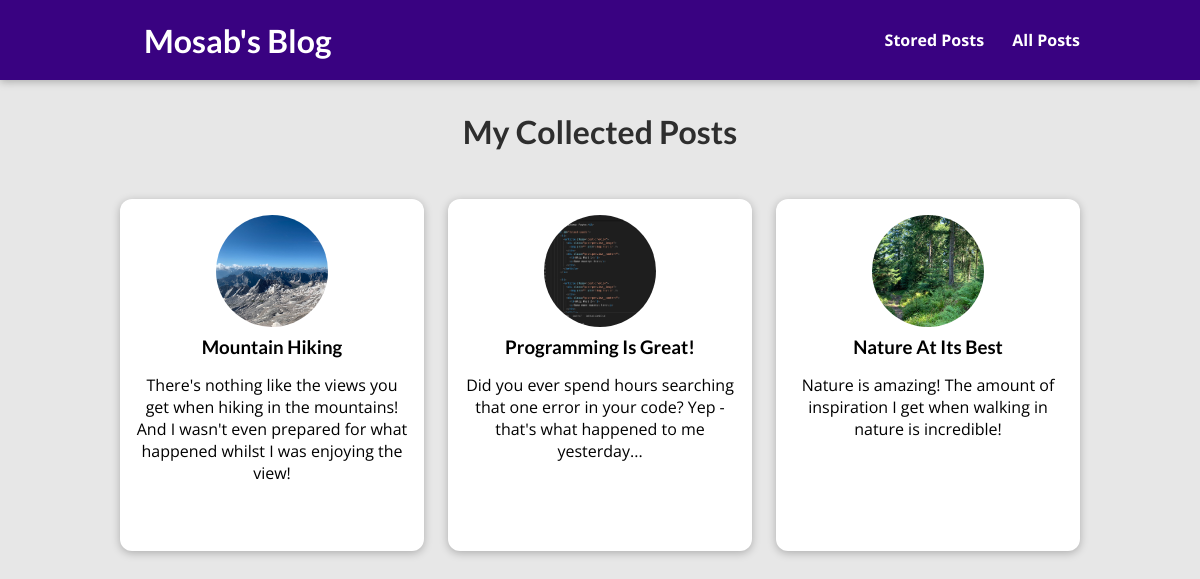
/posts, run on an earlier commit of the app's database.
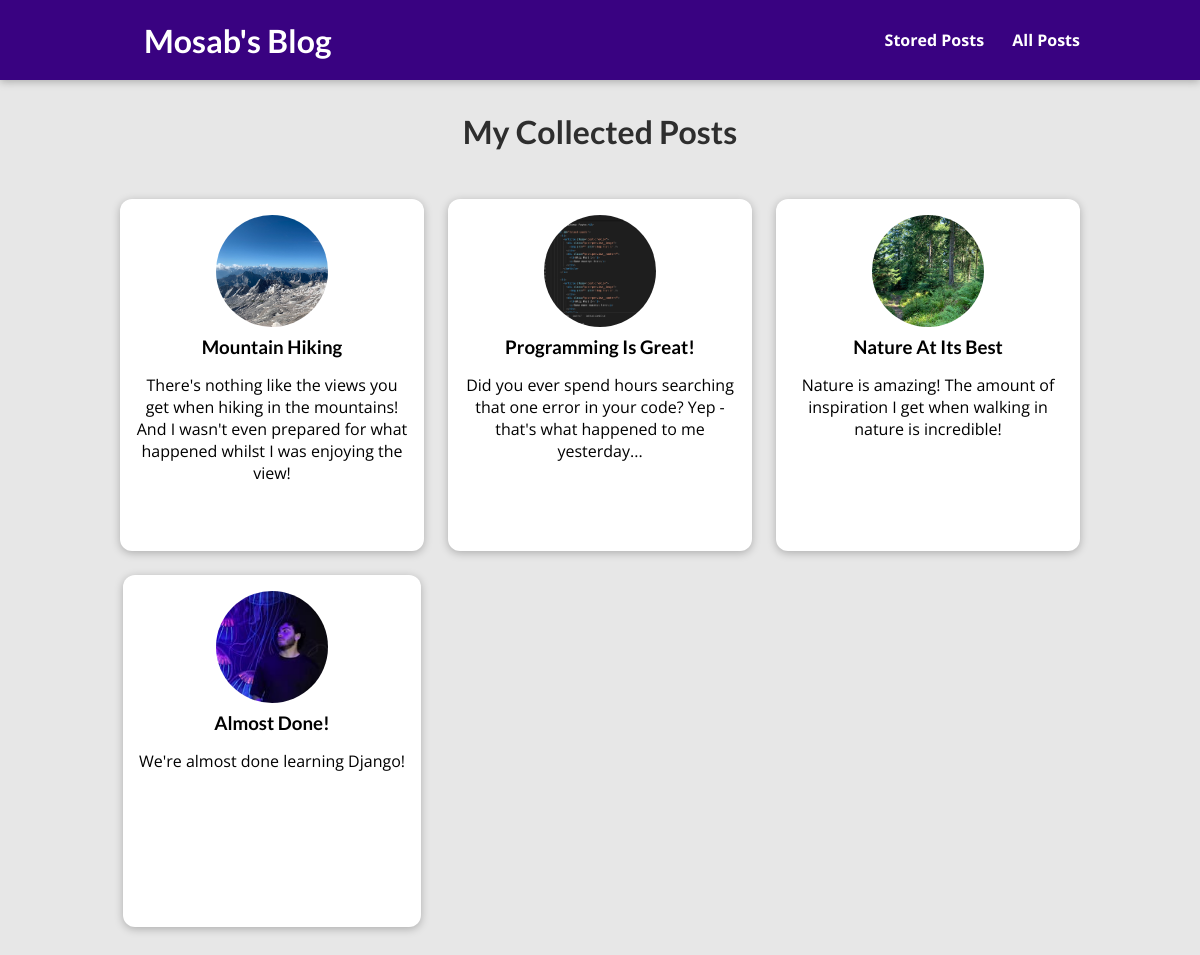
And on a later commit of the database.
### blog/models.py (models this page shows, shortened)
class Post(models.Model):
    title = models.CharField(max_length=150)
    excerpt = models.CharField(max_length=200)
    image = models.ImageField(upload_to="posts", null=True)
    date = models.DateField(auto_now=True)
    slug = models.SlugField(unique=True, db_index=True)
    content = models.TextField(validators=[MinLengthValidator(10)])
    author = models.ForeignKey(
        Author, on_delete=models.SET_NULL, null=True, related_name="posts")
    tags = models.ManyToManyField(Tag)

### blog/views.py (the view)
# urls.py: path('posts', views.AllPostsView.as_view(), name="posts-page"),
class AllPostsView(ListView):
    template_name = "blog/all-posts.html"
    model = Post
    ordering = ["-date"]
    context_object_name = "all_posts"

### blog/templates/blog/all-posts.html (shortened to what this page needs)
{% extends "base.html" %}
{% load static %}
{% block stylesheet %}
  <link rel="stylesheet" href="{% static "blog/post.css" %}" />
  <link rel="stylesheet" href="{% static "blog/all-posts.css" %}" />
{% endblock stylesheet %}
{% block content %}
  <section id="all-posts">
    <h2>My Collected Posts</h2>
    <ul>
      {% for post in all_posts %}
        {% include "blog/includes/post.html" %}
      {% endfor %}
    </ul>
  </section>
{% endblock content %}

### blog/templates/blog/includes/post.html
<li>
  <article class="post">
    <a href="{% url "post-detail-page" post.slug %}">
      <img src="{{ post.image.url }}" alt="{{ post.title }}" />
      <div class="post__content">
        <h3>{{ post.title }}</h3>
        <p>{{ post.excerpt }}</p>
      </div>
    </a>
  </article>
</li>

What changed in the data, as far as the page shows it:
added Post: image (picture), title "Almost Done!", excerpt "We're almost done learning Django!"
